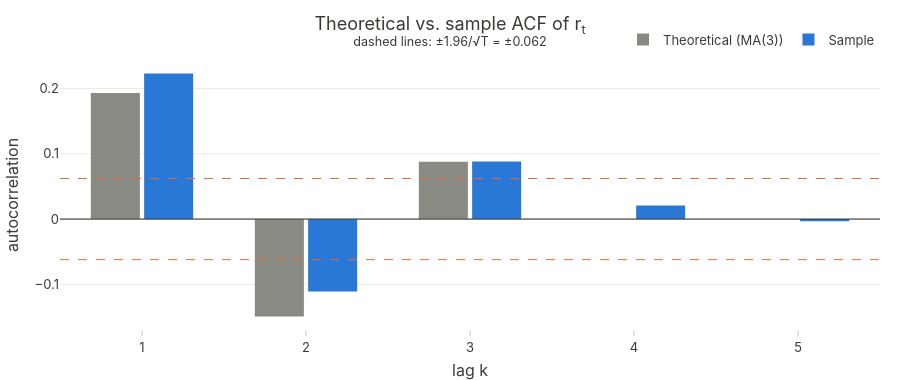

The cell this chart's notebook holds for it:
### Code cell
fig = go.Figure()
fig.add_bar(x=compare.index, y=compare["theoretical"], name="Theoretical (MA(3))", marker_color=GREY,
            hovertemplate="lag %{x}<br>theoretical = %{y:.4f}<extra></extra>")
fig.add_bar(x=compare.index, y=compare["sample"], name="Sample", marker_color=BLUE,
            hovertemplate="lag %{x}<br>sample = %{y:.4f}<extra></extra>")
band = 1.96 / np.sqrt(len(r))
for s in (1, -1):
    fig.add_hline(y=s*band, line=dict(color=ORANGE, dash="dash", width=1))
fig.add_hline(y=0, line=dict(color="#3a3a37", width=1))
fig.update_layout(title=f"Theoretical vs. sample ACF of r<sub>t</sub><br><sup>dashed lines: ±1.96/√T = ±{band:.3f}</sup>",
                  xaxis=dict(title="lag k", tickmode="linear", dtick=1), yaxis_title="autocorrelation",
                  barmode="group", bargap=0.35, bargroupgap=0.08, height=380,
                  legend=dict(orientation="h", y=1.02, x=1, xanchor="right", yanchor="bottom"))
fig.show()

### Figure 1 — Plotly figure (JSON) as saved in the notebook; plotly's stock layout.template omitted (floating-point values rounded to 4 significant figures)
{"data": [{"hovertemplate": "lag %{x}<br>theoretical = %{y:.4f}<extra></extra>", "marker": {"color": "#8a8a85"}, "name": "Theoretical (MA(3))", "type": "bar", "x": [1, 2, 3, 4, 5], "y": [0.193, -0.1491, 0.08772, 0.0, 0.0]}, {"hovertemplate": "lag %{x}<br>sample = %{y:.4f}<extra></extra>", "marker": {"color": "#2a78d6"}, "name": "Sample", "type": "bar", "x": [1, 2, 3, 4, 5], "y": [0.2229, -0.111, 0.0882, 0.02066, -0.003151]}], "layout": {"bargap": 0.35, "bargroupgap": 0.08, "barmode": "group", "height": 380, "legend": {"orientation": "h", "x": 1, "xanchor": "right", "y": 1.02, "yanchor": "bottom"}, "shapes": [{"line": {"color": "#eb6834", "dash": "dash", "width": 1}, "type": "line", "x0": 0, "x1": 1, "xref": "x domain", "y0": 0.06207, "y1": 0.06207, "yref": "y"}, {"line": {"color": "#eb6834", "dash": "dash", "width": 1}, "type": "line", "x0": 0, "x1": 1, "xref": "x domain", "y0": -0.06207, "y1": -0.06207, "yref": "y"}, {"line": {"color": "#3a3a37", "width": 1}, "type": "line", "x0": 0, "x1": 1, "xref": "x domain", "y0": 0, "y1": 0, "yref": "y"}], "title": {"text": "Theoretical vs. sample ACF of r<sub>t</sub><br><sup>dashed lines: ±1.96/√T = ±0.062</sup>"}, "xaxis": {"dtick": 1, "tickmode": "linear", "title": {"text": "lag k"}}, "yaxis": {"title": {"text": "autocorrelation"}}}}
